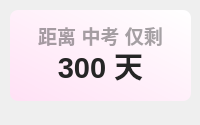
<?xml version="1.0" encoding="UTF-8"?>
<ui version="4.0">
 <class>Form</class>
 <widget class="QWidget" name="Form">
  <property name="geometry">
   <rect>
    <x>0</x>
    <y>0</y>
    <width>200</width>
    <height>125</height>
   </rect>
  </property>
  <property name="minimumSize">
   <size>
    <width>0</width>
    <height>0</height>
   </size>
  </property>
  <property name="maximumSize">
   <size>
    <width>16777215</width>
    <height>65536</height>
   </size>
  </property>
  <property name="windowTitle">
   <string>自定义倒计时</string>
  </property>
  <widget class="QLabel" name="countdown_custom_title">
   <property name="geometry">
    <rect>
     <x>20</x>
     <y>20</y>
     <width>161</width>
     <height>31</height>
    </rect>
   </property>
   <property name="font">
    <font>
     <family>Microsoft YaHei UI</family>
     <pointsize>14</pointsize>
     <weight>75</weight>
     <bold>true</bold>
    </font>
   </property>
   <property name="styleSheet">
    <string notr="true">color: rgba(0, 0, 0, 90);
font-weight: bold;</string>
   </property>
   <property name="text">
    <string>距离 中考 仅剩</string>
   </property>
   <property name="textFormat">
    <enum>Qt::PlainText</enum>
   </property>
   <property name="alignment">
    <set>Qt::AlignCenter</set>
   </property>
  </widget>
  <widget class="QLabel" name="custom_countdown">
   <property name="geometry">
    <rect>
     <x>20</x>
     <y>30</y>
     <width>161</width>
     <height>71</height>
    </rect>
   </property>
   <property name="font">
    <font>
     <family>Microsoft YaHei UI</family>
     <pointsize>22</pointsize>
     <weight>75</weight>
     <bold>true</bold>
    </font>
   </property>
   <property name="styleSheet">
    <string notr="true">border: none;
color: rgba(37, 37, 37, 255);
font-weight: bold</string>
   </property>
   <property name="text">
    <string>300 天</string>
   </property>
   <property name="textFormat">
    <enum>Qt::PlainText</enum>
   </property>
   <property name="alignment">
    <set>Qt::AlignCenter</set>
   </property>
  </widget>
  <widget class="QLabel" name="backgnd">
   <property name="geometry">
    <rect>
     <x>10</x>
     <y>10</y>
     <width>181</width>
     <height>91</height>
    </rect>
   </property>
   <property name="styleSheet">
    <string notr="true">background-color: qlineargradient(spread:pad, x1:0, y1:1, x2:1, y2:0, stop:0 rgba(255, 225, 245, 255), stop:1 rgba(255, 255, 255, 255));
border-radius: 8px</string>
   </property>
   <property name="text">
    <string/>
   </property>
  </widget>
  <widget class="QLabel" name="img">
   <property name="geometry">
    <rect>
     <x>10</x>
     <y>10</y>
     <width>91</width>
     <height>91</height>
    </rect>
   </property>
   <property name="styleSheet">
    <string notr="true"/>
   </property>
   <property name="pixmap">
    <pixmap>img/2.png</pixmap>
   </property>
   <property name="scaledContents">
    <bool>true</bool>
   </property>
  </widget>
  <zorder>backgnd</zorder>
  <zorder>img</zorder>
  <zorder>countdown_custom_title</zorder>
  <zorder>custom_countdown</zorder>
 </widget>
 <resources/>
 <connections/>
</ui>
